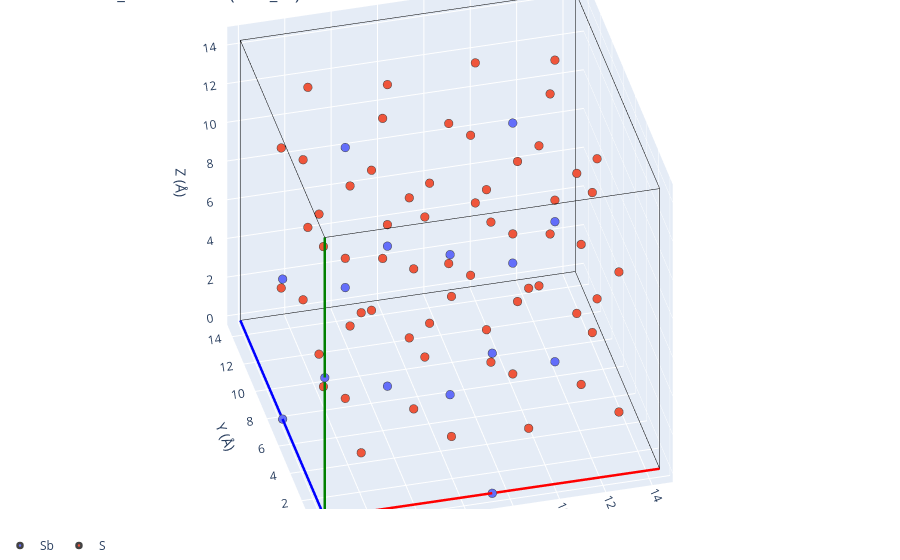

Here is the notebook cell this chart was saved with:
### Markdown cell above
`structure_2.cif` is the lower-symmetry *P*-42₁*c* description. Its framework cations sit on
the Sb sublattice (the W is folded into the disordered Sb site), so only Sb and S remain after
removing the sodium.

### Code cell
framework_2 = immobile_sites(f'{DATA}/structure_2.cif', supercell=(2, 2, 2))

print(f'structure_2 framework sites: {len(framework_2)}')
plot_3d(structure=framework_2, title='structure_2 framework (P-42_1c)')

### Figure 1 — Plotly figure (JSON) as saved in the notebook; plotly's stock layout.template omitted (floating-point values rounded to 4 significant figures)
{"data": [{"line": {"color": "red", "width": 5}, "mode": "lines", "showlegend": false, "type": "scatter3d", "x": [0, 14.44], "y": [0, -0.02995], "z": [0, 3.137e-05]}, {"line": {"color": "blue", "width": 5}, "mode": "lines", "showlegend": false, "type": "scatter3d", "x": [0, -0.02995], "y": [0, 14.44], "z": [0, -5.366e-05]}, {"line": {"color": "green", "width": 5}, "mode": "lines", "showlegend": false, "type": "scatter3d", "x": [0, 3.129e-05], "y": [0, -5.396e-05], "z": [0, 14.48]}, {"line": {"color": "black", "width": 1}, "mode": "lines", "showlegend": false, "type": "scatter3d", "x": [14.44, 14.41], "y": [-0.02995, 14.41], "z": [3.137e-05, -2.229e-05]}, {"line": {"color": "black", "width": 1}, "mode": "lines", "showlegend": false, "type": "scatter3d", "x": [14.44, 14.44], "y": [-0.02995, -0.03], "z": [3.137e-05, 14.48]}, {"line": {"color": "black", "width": 1}, "mode": "lines", "showlegend": false, "type": "scatter3d", "x": [-0.02995, 14.41], "y": [14.44, 14.41], "z": [-5.366e-05, -2.229e-05]}, {"line": {"color": "black", "width": 1}, "mode": "lines", "showlegend": false, "type": "scatter3d", "x": [-0.02995, -0.02991], "y": [14.44, 14.44], "z": [-5.366e-05, 14.48]}, {"line": {"color": "black", "width": 1}, "mode": "lines", "showlegend": false, "type": "scatter3d", "x": [3.129e-05, 14.44], "y": [-5.396e-05, -0.03], "z": [14.48, 14.48]}, {"line": {"color": "black", "width": 1}, "mode": "lines", "showlegend": false, "type": "scatter3d", "x": [3.129e-05, -0.02991], "y": [-5.396e-05, 14.44], "z": [14.48, 14.48]}, {"line": {"color": "black", "width": 1}, "mode": "lines", "showlegend": false, "type": "scatter3d", "x": [14.41, -0.02991], "y": [14.41, 14.44], "z": [14.48, 14.48]}, {"line": {"color": "black", "width": 1}, "mode": "lines", "showlegend": false, "type": "scatter3d", "x": [14.41, 14.44], "y": [14.41, -0.03], "z": [14.48, 14.48]}, {"line": {"color": "black", "width": 1}, "mode": "lines", "showlegend": false, "type": "scatter3d", "x": [14.41, 14.41], "y": [14.41, 14.41], "z": [14.48, -2.229e-05]}, {"line": {"color": "red", "width": 5}, "mode": "lines", "showlegend": false, "type": "scatter3d", "x": [0, 14.44], "y": [0, -0.02995], "z": [0, 3.137e-05]}, {"line": {"color": "blue", "width": 5}, "mode": "lines", "showlegend": false, "type": "scatter3d", "x": [0, -0.02995], "y": [0, 14.44], "z": [0, -5.366e-05]}, {"line": {"color": "green", "width": 5}, "mode": "lines", "showlegend": false, "type": "scatter3d", "x": [0, 3.129e-05], "y": [0, -5.396e-05], "z": [0, 14.48]}, {"line": {"color": "black", "width": 1}, "mode": "lines", "showlegend": false, "type": "scatter3d", "x": [14.44, 14.41], "y": [-0.02995, 14.41], "z": [3.137e-05, -2.229e-05]}, {"line": {"color": "black", "width": 1}, "mode": "lines", "showlegend": false, "type": "scatter3d", "x": [14.44, 14.44], "y": [-0.02995, -0.03], "z": [3.137e-05, 14.48]}, {"line": {"color": "black", "width": 1}, "mode": "lines", "showlegend": false, "type": "scatter3d", "x": [-0.02995, 14.41], "y": [14.44, 14.41], "z": [-5.366e-05, -2.229e-05]}, {"line": {"color": "black", "width": 1}, "mode": "lines", "showlegend": false, "type": "scatter3d", "x": [-0.02995, -0.02991], "y": [14.44, 14.44], "z": [-5.366e-05, 14.48]}, {"line": {"color": "black", "width": 1}, "mode": "lines", "showlegend": false, "type": "scatter3d", "x": [3.129e-05, 14.44], "y": [-5.396e-05, -0.03], "z": [14.48, 14.48]}, {"line": {"color": "black", "width": 1}, "mode": "lines", "showlegend": false, "type": "scatter3d", "x": [3.129e-05, -0.02991], "y": [-5.396e-05, 14.44], "z": [14.48, 14.48]}, {"line": {"color": "black", "width": 1}, "mode": "lines", "showlegend": false, "type": "scatter3d", "x": [14.41, -0.02991], "y": [14.41, 14.44], "z": [14.48, 14.48]}, {"line": {"color": "black", "width": 1}, "mode": "lines", "showlegend": false, "type": "scatter3d", "x": [14.41, 14.44], "y": [14.41, -0.03], "z": [14.48, 14.48]}, {"line": {"color": "black", "width": 1}, "mode": "lines", "showlegend": false, "type": "scatter3d", "x": [14.41, 14.41], "y": [14.41, 14.41], "z": [14.48, -2.229e-05]}, {"legendgroup": "Sb", "marker": {"color": "#636EFA", "line": {"width": 2.5}, "size": 5}, "mode": "markers", "name": "Sb", "showlegend": true, "type": "scatter3d", "x": [0], "y": [0], "z": [0]}, {"legendgroup": "Sb", "marker": {"color": "#636EFA", "line": {"width": 2.5}, "size": 5}, "mode": "markers", "name": "Sb", "showlegend": false, "type": "scatter3d", "x": [1.564e-05], "y": [-2.698e-05], "z": [7.238]}, {"legendgroup": "Sb", "marker": {"color": "#636EFA", "line": {"width": 2.5}, "size": 5}, "mode": "markers", "name": "Sb", "showlegend": false, "type": "scatter3d", "x": [-0.01497], "y": [7.218], "z": [-2.683e-05]}, {"legendgroup": "Sb", "marker": {"color": "#636EFA", "line": {"width": 2.5}, "size": 5}, "mode": "markers", "name": "Sb", "showlegend": false, "type": "scatter3d", "x": [-0.01496], "y": [7.218], "z": [7.238]}, {"legendgroup": "Sb", "marker": {"color": "#636EFA", "line": {"width": 2.5}, "size": 5}, "mode": "markers", "name": "Sb", "showlegend": false, "type": "scatter3d", "x": [7.218], "y": [-0.01497], "z": [1.568e-05]}, {"legendgroup": "Sb", "marker": {"color": "#636EFA", "line": {"width": 2.5}, "size": 5}, "mode": "markers", "name": "Sb", "showlegend": false, "type": "scatter3d", "x": [7.219], "y": [-0.015], "z": [7.238]}, {"legendgroup": "Sb", "marker": {"color": "#636EFA", "line": {"width": 2.5}, "size": 5}, "mode": "markers", "name": "Sb", "showlegend": false, "type": "scatter3d", "x": [7.204], "y": [7.204], "z": [-1.114e-05]}, {"legendgroup": "Sb", "marker": {"color": "#636EFA", "line": {"width": 2.5}, "size": 5}, "mode": "markers", "name": "Sb", "showlegend": false, "type": "scatter3d", "x": [7.204], "y": [7.203], "z": [7.238]}, {"legendgroup": "Sb", "marker": {"color": "#636EFA", "line": {"width": 2.5}, "size": 5}, "mode": "markers", "name": "Sb", "showlegend": false, "type": "scatter3d", "x": [3.602], "y": [3.602], "z": [3.619]}, {"legendgroup": "Sb", "marker": {"color": "#636EFA", "line": {"width": 2.5}, "size": 5}, "mode": "markers", "name": "Sb", "showlegend": false, "type": "scatter3d", "x": [3.602], "y": [3.602], "z": [10.86]}, {"legendgroup": "Sb", "marker": {"color": "#636EFA", "line": {"width": 2.5}, "size": 5}, "mode": "markers", "name": "Sb", "showlegend": false, "type": "scatter3d", "x": [3.587], "y": [10.82], "z": [3.619]}, {"legendgroup": "Sb", "marker": {"color": "#636EFA", "line": {"width": 2.5}, "size": 5}, "mode": "markers", "name": "Sb", "showlegend": false, "type": "scatter3d", "x": [3.587], "y": [10.82], "z": [10.86]}, {"legendgroup": "Sb", "marker": {"color": "#636EFA", "line": {"width": 2.5}, "size": 5}, "mode": "markers", "name": "Sb", "showlegend": false, "type": "scatter3d", "x": [10.82], "y": [3.587], "z": [3.619]}, {"legendgroup": "Sb", "marker": {"color": "#636EFA", "line": {"width": 2.5}, "size": 5}, "mode": "markers", "name": "Sb", "showlegend": false, "type": "scatter3d", "x": [10.82], "y": [3.587], "z": [10.86]}, {"legendgroup": "Sb", "marker": {"color": "#636EFA", "line": {"width": 2.5}, "size": 5}, "mode": "markers", "name": "Sb", "showlegend": false, "type": "scatter3d", "x": [10.81], "y": [10.81], "z": [3.619]}, {"legendgroup": "Sb", "marker": {"color": "#636EFA", "line": {"width": 2.5}, "size": 5}, "mode": "markers", "name": "Sb", "showlegend": false, "type": "scatter3d", "x": [10.81], "y": [10.81], "z": [10.86]}, {"legendgroup": "S", "marker": {"color": "#EF553B", "line": {"width": 2.5}, "size": 5}, "mode": "markers", "name": "S", "showlegend": true, "type": "scatter3d", "x": [2.159], "y": [2.357], "z": [1.311]}, {"legendgroup": "S", "marker": {"color": "#EF553B", "line": {"width": 2.5}, "size": 5}, "mode": "markers", "name": "S", "showlegend": false, "type": "scatter3d", "x": [2.159], "y": [2.357], "z": [8.548]}, {"legendgroup": "S", "marker": {"color": "#EF553B", "line": {"width": 2.5}, "size": 5}, "mode": "markers", "name": "S", "showlegend": false, "type": "scatter3d", "x": [2.144], "y": [9.576], "z": [1.311]}, {"legendgroup": "S", "marker": {"color": "#EF553B", "line": {"width": 2.5}, "size": 5}, "mode": "markers", "name": "S", "showlegend": false, "type": "scatter3d", "x": [2.144], "y": [9.576], "z": [8.548]}, {"legendgroup": "S", "marker": {"color": "#EF553B", "line": {"width": 2.5}, "size": 5}, "mode": "markers", "name": "S", "showlegend": false, "type": "scatter3d", "x": [9.378], "y": [2.342], "z": [1.311]}, {"legendgroup": "S", "marker": {"color": "#EF553B", "line": {"width": 2.5}, "size": 5}, "mode": "markers", "name": "S", "showlegend": false, "type": "scatter3d", "x": [9.378], "y": [2.342], "z": [8.548]}, {"legendgroup": "S", "marker": {"color": "#EF553B", "line": {"width": 2.5}, "size": 5}, "mode": "markers", "name": "S", "showlegend": false, "type": "scatter3d", "x": [9.363], "y": [9.561], "z": [1.311]}, {"legendgroup": "S", "marker": {"color": "#EF553B", "line": {"width": 2.5}, "size": 5}, "mode": "markers", "name": "S", "showlegend": false, "type": "scatter3d", "x": [9.363], "y": [9.561], "z": [8.548]}, {"legendgroup": "S", "marker": {"color": "#EF553B", "line": {"width": 2.5}, "size": 5}, "mode": "markers", "name": "S", "showlegend": false, "type": "scatter3d", "x": [1.433], "y": [5.968], "z": [2.308]}, {"legendgroup": "S", "marker": {"color": "#EF553B", "line": {"width": 2.5}, "size": 5}, "mode": "markers", "name": "S", "showlegend": false, "type": "scatter3d", "x": [1.433], "y": [5.968], "z": [9.546]}, {"legendgroup": "S", "marker": {"color": "#EF553B", "line": {"width": 2.5}, "size": 5}, "mode": "markers", "name": "S", "showlegend": false, "type": "scatter3d", "x": [1.418], "y": [13.19], "z": [2.308]}, {"legendgroup": "S", "marker": {"color": "#EF553B", "line": {"width": 2.5}, "size": 5}, "mode": "markers", "name": "S", "showlegend": false, "type": "scatter3d", "x": [1.418], "y": [13.19], "z": [9.546]}, {"legendgroup": "S", "marker": {"color": "#EF553B", "line": {"width": 2.5}, "size": 5}, "mode": "markers", "name": "S", "showlegend": false, "type": "scatter3d", "x": [8.651], "y": [5.953], "z": [2.308]}, {"legendgroup": "S", "marker": {"color": "#EF553B", "line": {"width": 2.5}, "size": 5}, "mode": "markers", "name": "S", "showlegend": false, "type": "scatter3d", "x": [8.651], "y": [5.953], "z": [9.546]}, {"legendgroup": "S", "marker": {"color": "#EF553B", "line": {"width": 2.5}, "size": 5}, "mode": "markers", "name": "S", "showlegend": false, "type": "scatter3d", "x": [8.636], "y": [13.17], "z": [2.308]}, {"legendgroup": "S", "marker": {"color": "#EF553B", "line": {"width": 2.5}, "size": 5}, "mode": "markers", "name": "S", "showlegend": false, "type": "scatter3d", "x": [8.636], "y": [13.17], "z": [9.546]}, {"legendgroup": "S", "marker": {"color": "#EF553B", "line": {"width": 2.5}, "size": 5}, "mode": "markers", "name": "S", "showlegend": false, "type": "scatter3d", "x": [4.852], "y": [2.154], "z": [5.927]}, {"legendgroup": "S", "marker": {"color": "#EF553B", "line": {"width": 2.5}, "size": 5}, "mode": "markers", "name": "S", "showlegend": false, "type": "scatter3d", "x": [4.852], "y": [2.154], "z": [13.16]}, {"legendgroup": "S", "marker": {"color": "#EF553B", "line": {"width": 2.5}, "size": 5}, "mode": "markers", "name": "S", "showlegend": false, "type": "scatter3d", "x": [4.837], "y": [9.373], "z": [5.927]}, {"legendgroup": "S", "marker": {"color": "#EF553B", "line": {"width": 2.5}, "size": 5}, "mode": "markers", "name": "S", "showlegend": false, "type": "scatter3d", "x": [4.837], "y": [9.372], "z": [13.16]}, {"legendgroup": "S", "marker": {"color": "#EF553B", "line": {"width": 2.5}, "size": 5}, "mode": "markers", "name": "S", "showlegend": false, "type": "scatter3d", "x": [12.07], "y": [2.139], "z": [5.927]}, {"legendgroup": "S", "marker": {"color": "#EF553B", "line": {"width": 2.5}, "size": 5}, "mode": "markers", "name": "S", "showlegend": false, "type": "scatter3d", "x": [12.07], "y": [2.139], "z": [13.16]}, {"legendgroup": "S", "marker": {"color": "#EF553B", "line": {"width": 2.5}, "size": 5}, "mode": "markers", "name": "S", "showlegend": false, "type": "scatter3d", "x": [12.06], "y": [9.358], "z": [5.927]}, {"legendgroup": "S", "marker": {"color": "#EF553B", "line": {"width": 2.5}, "size": 5}, "mode": "markers", "name": "S", "showlegend": false, "type": "scatter3d", "x": [12.06], "y": [9.358], "z": [13.16]}, {"legendgroup": "S", "marker": {"color": "#EF553B", "line": {"width": 2.5}, "size": 5}, "mode": "markers", "name": "S", "showlegend": false, "type": "scatter3d", "x": [1.244], "y": [1.443], "z": [4.93]}, {"legendgroup": "S", "marker": {"color": "#EF553B", "line": {"width": 2.5}, "size": 5}, "mode": "markers", "name": "S", "showlegend": false, "type": "scatter3d", "x": [1.244], "y": [1.443], "z": [12.17]}, {"legendgroup": "S", "marker": {"color": "#EF553B", "line": {"width": 2.5}, "size": 5}, "mode": "markers", "name": "S", "showlegend": false, "type": "scatter3d", "x": [1.229], "y": [8.661], "z": [4.93]}, {"legendgroup": "S", "marker": {"color": "#EF553B", "line": {"width": 2.5}, "size": 5}, "mode": "markers", "name": "S", "showlegend": false, "type": "scatter3d", "x": [1.229], "y": [8.661], "z": [12.17]}, {"legendgroup": "S", "marker": {"color": "#EF553B", "line": {"width": 2.5}, "size": 5}, "mode": "markers", "name": "S", "showlegend": false, "type": "scatter3d", "x": [8.463], "y": [1.428], "z": [4.93]}, {"legendgroup": "S", "marker": {"color": "#EF553B", "line": {"width": 2.5}, "size": 5}, "mode": "markers", "name": "S", "showlegend": false, "type": "scatter3d", "x": [8.463], "y": [1.428], "z": [12.17]}, {"legendgroup": "S", "marker": {"color": "#EF553B", "line": {"width": 2.5}, "size": 5}, "mode": "markers", "name": "S", "showlegend": false, "type": "scatter3d", "x": [8.448], "y": [8.646], "z": [4.93]}, {"legendgroup": "S", "marker": {"color": "#EF553B", "line": {"width": 2.5}, "size": 5}, "mode": "markers", "name": "S", "showlegend": false, "type": "scatter3d", "x": [8.448], "y": [8.646], "z": [12.17]}, {"legendgroup": "S", "marker": {"color": "#EF553B", "line": {"width": 2.5}, "size": 5}, "mode": "markers", "name": "S", "showlegend": false, "type": "scatter3d", "x": [2.351], "y": [5.049], "z": [5.927]}, {"legendgroup": "S", "marker": {"color": "#EF553B", "line": {"width": 2.5}, "size": 5}, "mode": "markers", "name": "S", "showlegend": false, "type": "scatter3d", "x": [2.351], "y": [5.049], "z": [13.16]}, {"legendgroup": "S", "marker": {"color": "#EF553B", "line": {"width": 2.5}, "size": 5}, "mode": "markers", "name": "S", "showlegend": false, "type": "scatter3d", "x": [2.336], "y": [12.27], "z": [5.927]}, {"legendgroup": "S", "marker": {"color": "#EF553B", "line": {"width": 2.5}, "size": 5}, "mode": "markers", "name": "S", "showlegend": false, "type": "scatter3d", "x": [2.336], "y": [12.27], "z": [13.16]}, {"legendgroup": "S", "marker": {"color": "#EF553B", "line": {"width": 2.5}, "size": 5}, "mode": "markers", "name": "S", "showlegend": false, "type": "scatter3d", "x": [9.57], "y": [5.034], "z": [5.927]}, {"legendgroup": "S", "marker": {"color": "#EF553B", "line": {"width": 2.5}, "size": 5}, "mode": "markers", "name": "S", "showlegend": false, "type": "scatter3d", "x": [9.57], "y": [5.034], "z": [13.16]}, {"legendgroup": "S", "marker": {"color": "#EF553B", "line": {"width": 2.5}, "size": 5}, "mode": "markers", "name": "S", "showlegend": false, "type": "scatter3d", "x": [9.555], "y": [12.25], "z": [5.927]}, {"legendgroup": "S", "marker": {"color": "#EF553B", "line": {"width": 2.5}, "size": 5}, "mode": "markers", "name": "S", "showlegend": false, "type": "scatter3d", "x": [9.555], "y": [12.25], "z": [13.16]}, {"legendgroup": "S", "marker": {"color": "#EF553B", "line": {"width": 2.5}, "size": 5}, "mode": "markers", "name": "S", "showlegend": false, "type": "scatter3d", "x": [5.959], "y": [5.761], "z": [4.93]}, {"legendgroup": "S", "marker": {"color": "#EF553B", "line": {"width": 2.5}, "size": 5}, "mode": "markers", "name": "S", "showlegend": false, "type": "scatter3d", "x": [5.959], "y": [5.761], "z": [12.17]}, {"legendgroup": "S", "marker": {"color": "#EF553B", "line": {"width": 2.5}, "size": 5}, "mode": "markers", "name": "S", "showlegend": false, "type": "scatter3d", "x": [5.944], "y": [12.98], "z": [4.929]}, {"legendgroup": "S", "marker": {"color": "#EF553B", "line": {"width": 2.5}, "size": 5}, "mode": "markers", "name": "S", "showlegend": false, "type": "scatter3d", "x": [5.944], "y": [12.98], "z": [12.17]}, {"legendgroup": "S", "marker": {"color": "#EF553B", "line": {"width": 2.5}, "size": 5}, "mode": "markers", "name": "S", "showlegend": false, "type": "scatter3d", "x": [13.18], "y": [5.746], "z": [4.93]}, {"legendgroup": "S", "marker": {"color": "#EF553B", "line": {"width": 2.5}, "size": 5}, "mode": "markers", "name": "S", "showlegend": false, "type": "scatter3d", "x": [13.18], "y": [5.746], "z": [12.17]}, {"legendgroup": "S", "marker": {"color": "#EF553B", "line": {"width": 2.5}, "size": 5}, "mode": "markers", "name": "S", "showlegend": false, "type": "scatter3d", "x": [13.16], "y": [12.96], "z": [4.93]}, {"legendgroup": "S", "marker": {"color": "#EF553B", "line": {"width": 2.5}, "size": 5}, "mode": "markers", "name": "S", "showlegend": false, "type": "scatter3d", "x": [13.16], "y": [12.96], "z": [12.17]}, {"legendgroup": "S", "marker": {"color": "#EF553B", "line": {"width": 2.5}, "size": 5}, "mode": "markers", "name": "S", "showlegend": false, "type": "scatter3d", "x": [5.044], "y": [4.846], "z": [1.311]}, {"legendgroup": "S", "marker": {"color": "#EF553B", "line": {"width": 2.5}, "size": 5}, "mode": "markers", "name": "S", "showlegend": false, "type": "scatter3d", "x": [5.044], "y": [4.846], "z": [8.548]}, {"legendgroup": "S", "marker": {"color": "#EF553B", "line": {"width": 2.5}, "size": 5}, "mode": "markers", "name": "S", "showlegend": false, "type": "scatter3d", "x": [5.029], "y": [12.06], "z": [1.311]}, {"legendgroup": "S", "marker": {"color": "#EF553B", "line": {"width": 2.5}, "size": 5}, "mode": "markers", "name": "S", "showlegend": false, "type": "scatter3d", "x": [5.029], "y": [12.06], "z": [8.548]}, {"legendgroup": "S", "marker": {"color": "#EF553B", "line": {"width": 2.5}, "size": 5}, "mode": "markers", "name": "S", "showlegend": false, "type": "scatter3d", "x": [12.26], "y": [4.831], "z": [1.311]}, {"legendgroup": "S", "marker": {"color": "#EF553B", "line": {"width": 2.5}, "size": 5}, "mode": "markers", "name": "S", "showlegend": false, "type": "scatter3d", "x": [12.26], "y": [4.831], "z": [8.548]}, {"legendgroup": "S", "marker": {"color": "#EF553B", "line": {"width": 2.5}, "size": 5}, "mode": "markers", "name": "S", "showlegend": false, "type": "scatter3d", "x": [12.25], "y": [12.05], "z": [1.311]}, {"legendgroup": "S", "marker": {"color": "#EF553B", "line": {"width": 2.5}, "size": 5}, "mode": "markers", "name": "S", "showlegend": false, "type": "scatter3d", "x": [12.25], "y": [12.05], "z": [8.548]}, {"legendgroup": "S", "marker": {"color": "#EF553B", "line": {"width": 2.5}, "size": 5}, "mode": "markers", "name": "S", "showlegend": false, "type": "scatter3d", "x": [5.771], "y": [1.235], "z": [2.308]}, {"legendgroup": "S", "marker": {"color": "#EF553B", "line": {"width": 2.5}, "size": 5}, "mode": "markers", "name": "S", "showlegend": false, "type": "scatter3d", "x": [5.771], "y": [1.235], "z": [9.546]}, {"legendgroup": "S", "marker": {"color": "#EF553B", "line": {"width": 2.5}, "size": 5}, "mode": "markers", "name": "S", "showlegend": false, "type": "scatter3d", "x": [5.756], "y": [8.454], "z": [2.308]}, {"legendgroup": "S", "marker": {"color": "#EF553B", "line": {"width": 2.5}, "size": 5}, "mode": "markers", "name": "S", "showlegend": false, "type": "scatter3d", "x": [5.756], "y": [8.454], "z": [9.546]}, {"legendgroup": "S", "marker": {"color": "#EF553B", "line": {"width": 2.5}, "size": 5}, "mode": "markers", "name": "S", "showlegend": false, "type": "scatter3d", "x": [12.99], "y": [1.22], "z": [2.308]}, {"legendgroup": "S", "marker": {"color": "#EF553B", "line": {"width": 2.5}, "size": 5}, "mode": "markers", "name": "S", "showlegend": false, "type": "scatter3d", "x": [12.99], "y": [1.22], "z": [9.546]}, {"legendgroup": "S", "marker": {"color": "#EF553B", "line": {"width": 2.5}, "size": 5}, "mode": "markers", "name": "S", "showlegend": false, "type": "scatter3d", "x": [12.97], "y": [8.439], "z": [2.308]}, {"legendgroup": "S", "marker": {"color": "#EF553B", "line": {"width": 2.5}, "size": 5}, "mode": "markers", "name": "S", "showlegend": false, "type": "scatter3d", "x": [12.97], "y": [8.439], "z": [9.546]}], "layout": {"legend": {"orientation": "h", "x": 0, "xanchor": "left", "y": -0.1, "yanchor": "bottom"}, "margin": {"b": 0, "l": 0, "r": 0, "t": 0}, "scene": {"aspectmode": "manual", "aspectratio": {"x": 1.444, "y": 1.444, "z": 1.448}, "camera": {"eye": {"x": -0.7219, "y": -2.887, "z": 2.171}, "projection": {"type": "orthographic"}}, "xaxis": {"title": {"text": "X (Å)"}}, "yaxis": {"title": {"text": "Y (Å)"}}, "zaxis": {"title": {"text": "Z (Å)"}}}, "showlegend": true, "title": {"text": "structure_2 framework (P-42_1c)"}}}
